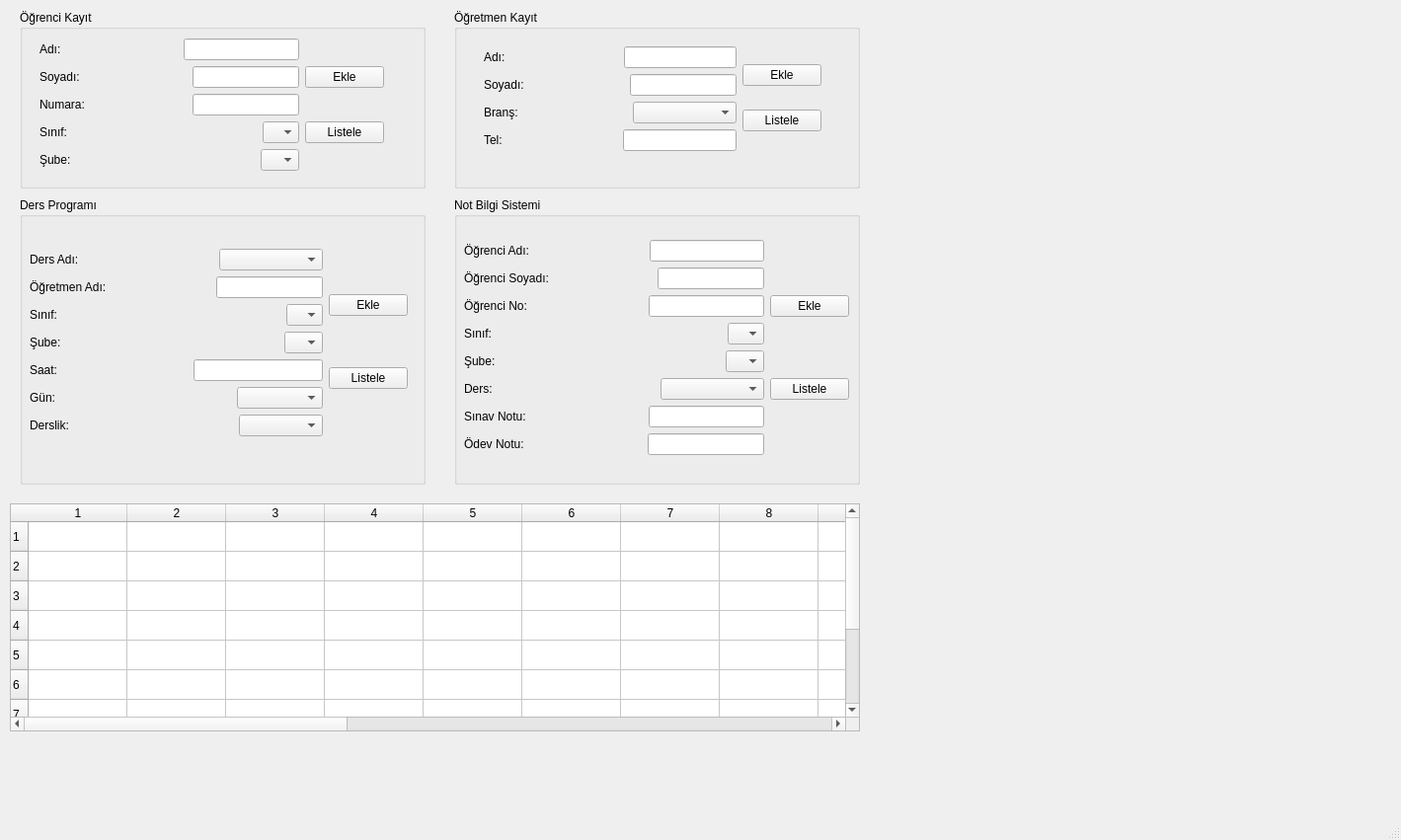
<?xml version="1.0" encoding="UTF-8"?>
<ui version="4.0">
 <class>MainWindow</class>
 <widget class="QMainWindow" name="MainWindow">
  <property name="geometry">
   <rect>
    <x>0</x>
    <y>0</y>
    <width>1419</width>
    <height>851</height>
   </rect>
  </property>
  <property name="minimumSize">
   <size>
    <width>1419</width>
    <height>851</height>
   </size>
  </property>
  <property name="maximumSize">
   <size>
    <width>1419</width>
    <height>16777215</height>
   </size>
  </property>
  <property name="windowTitle">
   <string>MainWindow</string>
  </property>
  <widget class="QWidget" name="centralwidget">
   <widget class="QGroupBox" name="groupBox">
    <property name="geometry">
     <rect>
      <x>20</x>
      <y>10</y>
      <width>411</width>
      <height>181</height>
     </rect>
    </property>
    <property name="title">
     <string>Öğrenci Kayıt</string>
    </property>
    <widget class="QWidget" name="">
     <property name="geometry">
      <rect>
       <x>20</x>
       <y>20</y>
       <width>349</width>
       <height>152</height>
      </rect>
     </property>
     <layout class="QGridLayout" name="gridLayout_2">
      <item row="0" column="0">
       <layout class="QGridLayout" name="gridLayout">
        <item row="0" column="0">
         <layout class="QHBoxLayout" name="horizontalLayout">
          <item>
           <widget class="QLabel" name="label">
            <property name="text">
             <string>Adı:</string>
            </property>
           </widget>
          </item>
          <item>
           <spacer name="horizontalSpacer">
            <property name="orientation">
             <enum>Qt::Horizontal</enum>
            </property>
            <property name="sizeHint" stdset="0">
             <size>
              <width>40</width>
              <height>20</height>
             </size>
            </property>
           </spacer>
          </item>
          <item>
           <widget class="QLineEdit" name="kytOgrAd"/>
          </item>
         </layout>
        </item>
        <item row="1" column="0">
         <layout class="QHBoxLayout" name="horizontalLayout_2">
          <item>
           <widget class="QLabel" name="label_2">
            <property name="text">
             <string>Soyadı:</string>
            </property>
           </widget>
          </item>
          <item>
           <spacer name="horizontalSpacer_2">
            <property name="orientation">
             <enum>Qt::Horizontal</enum>
            </property>
            <property name="sizeHint" stdset="0">
             <size>
              <width>40</width>
              <height>20</height>
             </size>
            </property>
           </spacer>
          </item>
          <item>
           <widget class="QLineEdit" name="kytOgrSoy"/>
          </item>
         </layout>
        </item>
        <item row="2" column="0">
         <layout class="QHBoxLayout" name="horizontalLayout_4">
          <item>
           <widget class="QLabel" name="label_3">
            <property name="text">
             <string>Numara:</string>
            </property>
           </widget>
          </item>
          <item>
           <spacer name="horizontalSpacer_3">
            <property name="orientation">
             <enum>Qt::Horizontal</enum>
            </property>
            <property name="sizeHint" stdset="0">
             <size>
              <width>40</width>
              <height>20</height>
             </size>
            </property>
           </spacer>
          </item>
          <item>
           <widget class="QLineEdit" name="kytOgrNo"/>
          </item>
         </layout>
        </item>
        <item row="3" column="0">
         <layout class="QHBoxLayout" name="horizontalLayout_3">
          <item>
           <widget class="QLabel" name="label_4">
            <property name="text">
             <string>Sınıf:</string>
            </property>
           </widget>
          </item>
          <item>
           <spacer name="horizontalSpacer_4">
            <property name="orientation">
             <enum>Qt::Horizontal</enum>
            </property>
            <property name="sizeHint" stdset="0">
             <size>
              <width>40</width>
              <height>20</height>
             </size>
            </property>
           </spacer>
          </item>
          <item>
           <widget class="QComboBox" name="kytOgrSnf">
            <property name="currentIndex">
             <number>-1</number>
            </property>
            <item>
             <property name="text">
              <string>1</string>
             </property>
            </item>
            <item>
             <property name="text">
              <string>2</string>
             </property>
            </item>
            <item>
             <property name="text">
              <string>3</string>
             </property>
            </item>
            <item>
             <property name="text">
              <string>4</string>
             </property>
            </item>
           </widget>
          </item>
         </layout>
        </item>
        <item row="4" column="0">
         <layout class="QHBoxLayout" name="horizontalLayout_5">
          <item>
           <widget class="QLabel" name="label_5">
            <property name="text">
             <string>Şube:</string>
            </property>
           </widget>
          </item>
          <item>
           <spacer name="horizontalSpacer_5">
            <property name="orientation">
             <enum>Qt::Horizontal</enum>
            </property>
            <property name="sizeHint" stdset="0">
             <size>
              <width>40</width>
              <height>20</height>
             </size>
            </property>
           </spacer>
          </item>
          <item>
           <widget class="QComboBox" name="kytOgrSube">
            <property name="currentIndex">
             <number>-1</number>
            </property>
            <item>
             <property name="text">
              <string>A</string>
             </property>
            </item>
            <item>
             <property name="text">
              <string>B</string>
             </property>
            </item>
            <item>
             <property name="text">
              <string>C</string>
             </property>
            </item>
            <item>
             <property name="text">
              <string>D</string>
             </property>
            </item>
           </widget>
          </item>
         </layout>
        </item>
       </layout>
      </item>
      <item row="0" column="1">
       <layout class="QVBoxLayout" name="verticalLayout">
        <item>
         <widget class="QPushButton" name="kytOgrEkle">
          <property name="text">
           <string>Ekle</string>
          </property>
         </widget>
        </item>
        <item>
         <widget class="QPushButton" name="kytOgrListele">
          <property name="text">
           <string>Listele</string>
          </property>
         </widget>
        </item>
       </layout>
      </item>
     </layout>
    </widget>
   </widget>
   <widget class="QGroupBox" name="groupBox_2">
    <property name="geometry">
     <rect>
      <x>460</x>
      <y>10</y>
      <width>411</width>
      <height>181</height>
     </rect>
    </property>
    <property name="title">
     <string>Öğretmen Kayıt</string>
    </property>
    <widget class="QWidget" name="">
     <property name="geometry">
      <rect>
       <x>30</x>
       <y>30</y>
       <width>342</width>
       <height>121</height>
      </rect>
     </property>
     <layout class="QGridLayout" name="gridLayout_5">
      <item row="0" column="0">
       <layout class="QGridLayout" name="gridLayout_3">
        <item row="0" column="0">
         <layout class="QHBoxLayout" name="horizontalLayout_6">
          <item>
           <widget class="QLabel" name="label_6">
            <property name="text">
             <string>Adı:</string>
            </property>
           </widget>
          </item>
          <item>
           <spacer name="horizontalSpacer_9">
            <property name="orientation">
             <enum>Qt::Horizontal</enum>
            </property>
            <property name="sizeHint" stdset="0">
             <size>
              <width>40</width>
              <height>20</height>
             </size>
            </property>
           </spacer>
          </item>
          <item>
           <widget class="QLineEdit" name="kytOgtAd"/>
          </item>
         </layout>
        </item>
        <item row="1" column="0">
         <layout class="QHBoxLayout" name="horizontalLayout_7">
          <item>
           <widget class="QLabel" name="label_7">
            <property name="text">
             <string>Soyadı:</string>
            </property>
           </widget>
          </item>
          <item>
           <spacer name="horizontalSpacer_8">
            <property name="orientation">
             <enum>Qt::Horizontal</enum>
            </property>
            <property name="sizeHint" stdset="0">
             <size>
              <width>40</width>
              <height>20</height>
             </size>
            </property>
           </spacer>
          </item>
          <item>
           <widget class="QLineEdit" name="kytOgtSoy"/>
          </item>
         </layout>
        </item>
        <item row="2" column="0">
         <layout class="QHBoxLayout" name="horizontalLayout_8">
          <item>
           <widget class="QLabel" name="label_8">
            <property name="text">
             <string>Branş:</string>
            </property>
           </widget>
          </item>
          <item>
           <spacer name="horizontalSpacer_7">
            <property name="orientation">
             <enum>Qt::Horizontal</enum>
            </property>
            <property name="sizeHint" stdset="0">
             <size>
              <width>40</width>
              <height>20</height>
             </size>
            </property>
           </spacer>
          </item>
          <item>
           <widget class="QComboBox" name="kytOgtBrans">
            <property name="currentIndex">
             <number>-1</number>
            </property>
            <item>
             <property name="text">
              <string>Matematik</string>
             </property>
            </item>
            <item>
             <property name="text">
              <string>Fizik</string>
             </property>
            </item>
            <item>
             <property name="text">
              <string>Kimya</string>
             </property>
            </item>
            <item>
             <property name="text">
              <string>Biyoloji</string>
             </property>
            </item>
            <item>
             <property name="text">
              <string>Tarih</string>
             </property>
            </item>
            <item>
             <property name="text">
              <string>Coğrafya</string>
             </property>
            </item>
            <item>
             <property name="text">
              <string>Edebiyat</string>
             </property>
            </item>
            <item>
             <property name="text">
              <string>İngilizce</string>
             </property>
            </item>
            <item>
             <property name="text">
              <string>Beden Eğitimi</string>
             </property>
            </item>
           </widget>
          </item>
         </layout>
        </item>
        <item row="3" column="0">
         <layout class="QHBoxLayout" name="horizontalLayout_9">
          <item>
           <widget class="QLabel" name="label_9">
            <property name="text">
             <string>Tel:</string>
            </property>
           </widget>
          </item>
          <item>
           <spacer name="horizontalSpacer_6">
            <property name="orientation">
             <enum>Qt::Horizontal</enum>
            </property>
            <property name="sizeHint" stdset="0">
             <size>
              <width>40</width>
              <height>20</height>
             </size>
            </property>
           </spacer>
          </item>
          <item>
           <widget class="QLineEdit" name="kytOgtTel"/>
          </item>
         </layout>
        </item>
       </layout>
      </item>
      <item row="0" column="1">
       <layout class="QVBoxLayout" name="verticalLayout_2">
        <item>
         <widget class="QPushButton" name="kytOgtEkle">
          <property name="text">
           <string>Ekle</string>
          </property>
         </widget>
        </item>
        <item>
         <widget class="QPushButton" name="kytOgtListele">
          <property name="text">
           <string>Listele</string>
          </property>
         </widget>
        </item>
       </layout>
      </item>
     </layout>
    </widget>
   </widget>
   <widget class="QGroupBox" name="groupBox_3">
    <property name="geometry">
     <rect>
      <x>20</x>
      <y>200</y>
      <width>411</width>
      <height>291</height>
     </rect>
    </property>
    <property name="title">
     <string>Ders Programı</string>
    </property>
    <widget class="QWidget" name="">
     <property name="geometry">
      <rect>
       <x>10</x>
       <y>40</y>
       <width>383</width>
       <height>214</height>
      </rect>
     </property>
     <layout class="QGridLayout" name="gridLayout_4">
      <item row="0" column="0">
       <layout class="QVBoxLayout" name="verticalLayout_3">
        <item>
         <layout class="QHBoxLayout" name="horizontalLayout_10">
          <item>
           <widget class="QLabel" name="label_10">
            <property name="text">
             <string>Ders Adı:</string>
            </property>
           </widget>
          </item>
          <item>
           <spacer name="horizontalSpacer_16">
            <property name="orientation">
             <enum>Qt::Horizontal</enum>
            </property>
            <property name="sizeHint" stdset="0">
             <size>
              <width>40</width>
              <height>20</height>
             </size>
            </property>
           </spacer>
          </item>
          <item>
           <widget class="QComboBox" name="drsAd">
            <property name="currentIndex">
             <number>-1</number>
            </property>
            <item>
             <property name="text">
              <string>Matematik</string>
             </property>
            </item>
            <item>
             <property name="text">
              <string>Fizik</string>
             </property>
            </item>
            <item>
             <property name="text">
              <string>Kimya</string>
             </property>
            </item>
            <item>
             <property name="text">
              <string>Biyoloji</string>
             </property>
            </item>
            <item>
             <property name="text">
              <string>Tarih</string>
             </property>
            </item>
            <item>
             <property name="text">
              <string>Coğrafya</string>
             </property>
            </item>
            <item>
             <property name="text">
              <string>Edebiyat</string>
             </property>
            </item>
            <item>
             <property name="text">
              <string>İngilizce</string>
             </property>
            </item>
            <item>
             <property name="text">
              <string>Beden Eğitimi</string>
             </property>
            </item>
           </widget>
          </item>
         </layout>
        </item>
        <item>
         <layout class="QHBoxLayout" name="horizontalLayout_11">
          <item>
           <widget class="QLabel" name="label_16">
            <property name="text">
             <string>Öğretmen Adı:</string>
            </property>
           </widget>
          </item>
          <item>
           <spacer name="horizontalSpacer_15">
            <property name="orientation">
             <enum>Qt::Horizontal</enum>
            </property>
            <property name="sizeHint" stdset="0">
             <size>
              <width>40</width>
              <height>20</height>
             </size>
            </property>
           </spacer>
          </item>
          <item>
           <widget class="QLineEdit" name="drsOgtAd"/>
          </item>
         </layout>
        </item>
        <item>
         <layout class="QHBoxLayout" name="horizontalLayout_12">
          <item>
           <widget class="QLabel" name="label_11">
            <property name="text">
             <string>Sınıf:</string>
            </property>
           </widget>
          </item>
          <item>
           <spacer name="horizontalSpacer_14">
            <property name="orientation">
             <enum>Qt::Horizontal</enum>
            </property>
            <property name="sizeHint" stdset="0">
             <size>
              <width>40</width>
              <height>20</height>
             </size>
            </property>
           </spacer>
          </item>
          <item>
           <widget class="QComboBox" name="drsSnf">
            <property name="currentIndex">
             <number>-1</number>
            </property>
            <item>
             <property name="text">
              <string>1</string>
             </property>
            </item>
            <item>
             <property name="text">
              <string>2</string>
             </property>
            </item>
            <item>
             <property name="text">
              <string>3</string>
             </property>
            </item>
            <item>
             <property name="text">
              <string>4</string>
             </property>
            </item>
           </widget>
          </item>
         </layout>
        </item>
        <item>
         <layout class="QHBoxLayout" name="horizontalLayout_13">
          <item>
           <widget class="QLabel" name="label_12">
            <property name="text">
             <string>Şube:</string>
            </property>
           </widget>
          </item>
          <item>
           <spacer name="horizontalSpacer_13">
            <property name="orientation">
             <enum>Qt::Horizontal</enum>
            </property>
            <property name="sizeHint" stdset="0">
             <size>
              <width>40</width>
              <height>20</height>
             </size>
            </property>
           </spacer>
          </item>
          <item>
           <widget class="QComboBox" name="drsSube">
            <property name="currentIndex">
             <number>-1</number>
            </property>
            <item>
             <property name="text">
              <string>A</string>
             </property>
            </item>
            <item>
             <property name="text">
              <string>B</string>
             </property>
            </item>
            <item>
             <property name="text">
              <string>C</string>
             </property>
            </item>
            <item>
             <property name="text">
              <string>D</string>
             </property>
            </item>
           </widget>
          </item>
         </layout>
        </item>
        <item>
         <layout class="QHBoxLayout" name="horizontalLayout_14">
          <item>
           <widget class="QLabel" name="label_13">
            <property name="text">
             <string>Saat:</string>
            </property>
           </widget>
          </item>
          <item>
           <spacer name="horizontalSpacer_12">
            <property name="orientation">
             <enum>Qt::Horizontal</enum>
            </property>
            <property name="sizeHint" stdset="0">
             <size>
              <width>40</width>
              <height>20</height>
             </size>
            </property>
           </spacer>
          </item>
          <item>
           <widget class="QLineEdit" name="drsSaat"/>
          </item>
         </layout>
        </item>
        <item>
         <layout class="QHBoxLayout" name="horizontalLayout_15">
          <item>
           <widget class="QLabel" name="label_14">
            <property name="text">
             <string>Gün:</string>
            </property>
           </widget>
          </item>
          <item>
           <spacer name="horizontalSpacer_11">
            <property name="orientation">
             <enum>Qt::Horizontal</enum>
            </property>
            <property name="sizeHint" stdset="0">
             <size>
              <width>40</width>
              <height>20</height>
             </size>
            </property>
           </spacer>
          </item>
          <item>
           <widget class="QComboBox" name="drsGun">
            <property name="currentIndex">
             <number>-1</number>
            </property>
            <item>
             <property name="text">
              <string>Pazartesi</string>
             </property>
            </item>
            <item>
             <property name="text">
              <string>Salı</string>
             </property>
            </item>
            <item>
             <property name="text">
              <string>Çarşamba</string>
             </property>
            </item>
            <item>
             <property name="text">
              <string>Perşembe</string>
             </property>
            </item>
            <item>
             <property name="text">
              <string>Cuma</string>
             </property>
            </item>
            <item>
             <property name="text">
              <string/>
             </property>
            </item>
           </widget>
          </item>
         </layout>
        </item>
        <item>
         <layout class="QHBoxLayout" name="horizontalLayout_16">
          <item>
           <widget class="QLabel" name="label_15">
            <property name="text">
             <string>Derslik:</string>
            </property>
           </widget>
          </item>
          <item>
           <spacer name="horizontalSpacer_10">
            <property name="orientation">
             <enum>Qt::Horizontal</enum>
            </property>
            <property name="sizeHint" stdset="0">
             <size>
              <width>40</width>
              <height>20</height>
             </size>
            </property>
           </spacer>
          </item>
          <item>
           <widget class="QComboBox" name="drsDerslik">
            <property name="currentIndex">
             <number>-1</number>
            </property>
            <item>
             <property name="text">
              <string>Derslik 1</string>
             </property>
            </item>
            <item>
             <property name="text">
              <string>Derslik 2</string>
             </property>
            </item>
            <item>
             <property name="text">
              <string>Derslik 3</string>
             </property>
            </item>
            <item>
             <property name="text">
              <string>Derslik 4</string>
             </property>
            </item>
            <item>
             <property name="text">
              <string>Derslik 5</string>
             </property>
            </item>
            <item>
             <property name="text">
              <string>Derslik 6</string>
             </property>
            </item>
            <item>
             <property name="text">
              <string>Derslik 7</string>
             </property>
            </item>
            <item>
             <property name="text">
              <string>Derslik 8</string>
             </property>
            </item>
            <item>
             <property name="text">
              <string>Derslik 9</string>
             </property>
            </item>
            <item>
             <property name="text">
              <string>Derslik 10</string>
             </property>
            </item>
            <item>
             <property name="text">
              <string/>
             </property>
            </item>
           </widget>
          </item>
         </layout>
        </item>
       </layout>
      </item>
      <item row="0" column="1">
       <layout class="QVBoxLayout" name="verticalLayout_4">
        <item>
         <widget class="QPushButton" name="drsEkle">
          <property name="text">
           <string>Ekle</string>
          </property>
         </widget>
        </item>
        <item>
         <widget class="QPushButton" name="drsListele">
          <property name="text">
           <string>Listele</string>
          </property>
         </widget>
        </item>
       </layout>
      </item>
     </layout>
    </widget>
   </widget>
   <widget class="QGroupBox" name="groupBox_4">
    <property name="geometry">
     <rect>
      <x>460</x>
      <y>200</y>
      <width>411</width>
      <height>291</height>
     </rect>
    </property>
    <property name="title">
     <string>Not Bilgi Sistemi</string>
    </property>
    <widget class="QWidget" name="">
     <property name="geometry">
      <rect>
       <x>10</x>
       <y>30</y>
       <width>390</width>
       <height>245</height>
      </rect>
     </property>
     <layout class="QGridLayout" name="gridLayout_6">
      <item row="0" column="0">
       <layout class="QVBoxLayout" name="verticalLayout_5">
        <item>
         <layout class="QHBoxLayout" name="horizontalLayout_17">
          <item>
           <widget class="QLabel" name="label_17">
            <property name="text">
             <string>Öğrenci Adı:</string>
            </property>
           </widget>
          </item>
          <item>
           <spacer name="horizontalSpacer_24">
            <property name="orientation">
             <enum>Qt::Horizontal</enum>
            </property>
            <property name="sizeHint" stdset="0">
             <size>
              <width>40</width>
              <height>20</height>
             </size>
            </property>
           </spacer>
          </item>
          <item>
           <widget class="QLineEdit" name="notOgrAd"/>
          </item>
         </layout>
        </item>
        <item>
         <layout class="QHBoxLayout" name="horizontalLayout_18">
          <item>
           <widget class="QLabel" name="label_18">
            <property name="text">
             <string>Öğrenci Soyadı:</string>
            </property>
           </widget>
          </item>
          <item>
           <spacer name="horizontalSpacer_23">
            <property name="orientation">
             <enum>Qt::Horizontal</enum>
            </property>
            <property name="sizeHint" stdset="0">
             <size>
              <width>40</width>
              <height>20</height>
             </size>
            </property>
           </spacer>
          </item>
          <item>
           <widget class="QLineEdit" name="notOgrSoy"/>
          </item>
         </layout>
        </item>
        <item>
         <layout class="QHBoxLayout" name="horizontalLayout_19">
          <item>
           <widget class="QLabel" name="label_19">
            <property name="text">
             <string>Öğrenci No:</string>
            </property>
           </widget>
          </item>
          <item>
           <spacer name="horizontalSpacer_22">
            <property name="orientation">
             <enum>Qt::Horizontal</enum>
            </property>
            <property name="sizeHint" stdset="0">
             <size>
              <width>40</width>
              <height>20</height>
             </size>
            </property>
           </spacer>
          </item>
          <item>
           <widget class="QLineEdit" name="notOgrNo"/>
          </item>
         </layout>
        </item>
        <item>
         <layout class="QHBoxLayout" name="horizontalLayout_20">
          <item>
           <widget class="QLabel" name="label_20">
            <property name="text">
             <string>Sınıf:</string>
            </property>
           </widget>
          </item>
          <item>
           <spacer name="horizontalSpacer_21">
            <property name="orientation">
             <enum>Qt::Horizontal</enum>
            </property>
            <property name="sizeHint" stdset="0">
             <size>
              <width>40</width>
              <height>20</height>
             </size>
            </property>
           </spacer>
          </item>
          <item>
           <widget class="QComboBox" name="notSnf">
            <property name="currentIndex">
             <number>-1</number>
            </property>
            <item>
             <property name="text">
              <string>1</string>
             </property>
            </item>
            <item>
             <property name="text">
              <string>2</string>
             </property>
            </item>
            <item>
             <property name="text">
              <string>3</string>
             </property>
            </item>
            <item>
             <property name="text">
              <string>4</string>
             </property>
            </item>
           </widget>
          </item>
         </layout>
        </item>
        <item>
         <layout class="QHBoxLayout" name="horizontalLayout_21">
          <item>
           <widget class="QLabel" name="label_21">
            <property name="text">
             <string>Şube:</string>
            </property>
           </widget>
          </item>
          <item>
           <spacer name="horizontalSpacer_20">
            <property name="orientation">
             <enum>Qt::Horizontal</enum>
            </property>
            <property name="sizeHint" stdset="0">
             <size>
              <width>40</width>
              <height>20</height>
             </size>
            </property>
           </spacer>
          </item>
          <item>
           <widget class="QComboBox" name="notSube">
            <property name="currentIndex">
             <number>-1</number>
            </property>
            <item>
             <property name="text">
              <string>A</string>
             </property>
            </item>
            <item>
             <property name="text">
              <string>B</string>
             </property>
            </item>
            <item>
             <property name="text">
              <string>C</string>
             </property>
            </item>
            <item>
             <property name="text">
              <string>D</string>
             </property>
            </item>
           </widget>
          </item>
         </layout>
        </item>
        <item>
         <layout class="QHBoxLayout" name="horizontalLayout_22">
          <item>
           <widget class="QLabel" name="label_22">
            <property name="text">
             <string>Ders:</string>
            </property>
           </widget>
          </item>
          <item>
           <spacer name="horizontalSpacer_19">
            <property name="orientation">
             <enum>Qt::Horizontal</enum>
            </property>
            <property name="sizeHint" stdset="0">
             <size>
              <width>40</width>
              <height>20</height>
             </size>
            </property>
           </spacer>
          </item>
          <item>
           <widget class="QComboBox" name="notDers">
            <property name="currentIndex">
             <number>-1</number>
            </property>
            <item>
             <property name="text">
              <string>Matematik</string>
             </property>
            </item>
            <item>
             <property name="text">
              <string>Fizik</string>
             </property>
            </item>
            <item>
             <property name="text">
              <string>Kimya</string>
             </property>
            </item>
            <item>
             <property name="text">
              <string>Biyoloji</string>
             </property>
            </item>
            <item>
             <property name="text">
              <string>Tarih</string>
             </property>
            </item>
            <item>
             <property name="text">
              <string>Coğrafya</string>
             </property>
            </item>
            <item>
             <property name="text">
              <string>Edebiyat</string>
             </property>
            </item>
            <item>
             <property name="text">
              <string>İngilizce</string>
             </property>
            </item>
            <item>
             <property name="text">
              <string>Beden Eğitimi</string>
             </property>
            </item>
           </widget>
          </item>
         </layout>
        </item>
        <item>
         <layout class="QHBoxLayout" name="horizontalLayout_23">
          <item>
           <widget class="QLabel" name="label_23">
            <property name="text">
             <string>Sınav Notu:</string>
            </property>
           </widget>
          </item>
          <item>
           <spacer name="horizontalSpacer_18">
            <property name="orientation">
             <enum>Qt::Horizontal</enum>
            </property>
            <property name="sizeHint" stdset="0">
             <size>
              <width>40</width>
              <height>20</height>
             </size>
            </property>
           </spacer>
          </item>
          <item>
           <widget class="QLineEdit" name="notSinav"/>
          </item>
         </layout>
        </item>
        <item>
         <layout class="QHBoxLayout" name="horizontalLayout_24">
          <item>
           <widget class="QLabel" name="label_24">
            <property name="text">
             <string>Ödev Notu:</string>
            </property>
           </widget>
          </item>
          <item>
           <spacer name="horizontalSpacer_17">
            <property name="orientation">
             <enum>Qt::Horizontal</enum>
            </property>
            <property name="sizeHint" stdset="0">
             <size>
              <width>40</width>
              <height>20</height>
             </size>
            </property>
           </spacer>
          </item>
          <item>
           <widget class="QLineEdit" name="notOdev"/>
          </item>
         </layout>
        </item>
       </layout>
      </item>
      <item row="0" column="1">
       <layout class="QVBoxLayout" name="verticalLayout_6">
        <item>
         <widget class="QPushButton" name="notEkle">
          <property name="text">
           <string>Ekle</string>
          </property>
         </widget>
        </item>
        <item>
         <widget class="QPushButton" name="notListele">
          <property name="text">
           <string>Listele</string>
          </property>
         </widget>
        </item>
       </layout>
      </item>
     </layout>
    </widget>
   </widget>
   <widget class="QTableWidget" name="bilgiListesi">
    <property name="geometry">
     <rect>
      <x>10</x>
      <y>510</y>
      <width>861</width>
      <height>231</height>
     </rect>
    </property>
    <property name="rowCount">
     <number>10</number>
    </property>
    <property name="columnCount">
     <number>20</number>
    </property>
    <row/>
    <row/>
    <row/>
    <row/>
    <row/>
    <row/>
    <row/>
    <row/>
    <row/>
    <row/>
    <column/>
    <column/>
    <column/>
    <column/>
    <column/>
    <column/>
    <column/>
    <column/>
    <column/>
    <column/>
    <column/>
    <column/>
    <column/>
    <column/>
    <column/>
    <column/>
    <column/>
    <column/>
    <column/>
    <column/>
   </widget>
  </widget>
  <widget class="QMenuBar" name="menubar">
   <property name="geometry">
    <rect>
     <x>0</x>
     <y>0</y>
     <width>1419</width>
     <height>26</height>
    </rect>
   </property>
  </widget>
  <widget class="QStatusBar" name="statusbar"/>
 </widget>
 <resources/>
 <connections/>
</ui>
